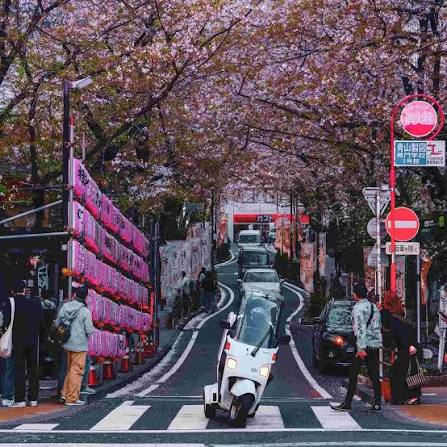
#> input picture source code/percobaan/bg.jpg, 447 x 447 px, given in place of the camera
$ python percobaan3.py
#> lines starting #> are read from the running program, lines starting #| are printed output that depends on the picture; after the words box and inside, x2 and y2 are one past the last pixel; in counts of white or black regions, pixels touching at a corner belong together
#Example 7.3 Color Detection
# pyrefly: ignore [missing-import]
import cv2
import numpy as np
def callback(x):
    pass
cap = cv2.VideoCapture(0)
cv2.namedWindow('HSV Color')
# create trackbars for HSV color
cv2.createTrackbar('H0','HSV Color',0,179,callback)
#> slider 'H0' is set to 59
cv2.createTrackbar('H1','HSV Color',179,179,callback)
cv2.createTrackbar('S0','HSV Color',0,255,callback)
#> slider 'S0' is set to 85
cv2.createTrackbar('S1','HSV Color',255,255,callback)
cv2.createTrackbar('V0','HSV Color',0,255,callback)
#> slider 'V0' is set to 85
cv2.createTrackbar('V1','HSV Color',255,255,callback)

while(1):
    ret, frame = cap.read()
#> frame is the input picture: shape (447, 447, 3); mean B, G, R 91.2, 79.7, 94.7
    h0 = cv2.getTrackbarPos('H0', 'HSV Color')
    h1 = cv2.getTrackbarPos('H1', 'HSV Color')
    s0 = cv2.getTrackbarPos('S0', 'HSV Color')
    s1 = cv2.getTrackbarPos('S1', 'HSV Color')
    v0 = cv2.getTrackbarPos('V0', 'HSV Color')
    v1 = cv2.getTrackbarPos('V1', 'HSV Color')

    hsv = cv2.cvtColor(frame, cv2.COLOR_BGR2HSV)
#> hsv: shape (447, 447, 3); mean H, S, V 115, 73.7, 103.1
    cv2.imshow('HSV', hsv)
    lower = np.array([h0, s0, v0])
    higher = np.array([h1, s1, v1])
    mask = cv2.inRange(hsv, lower, higher)
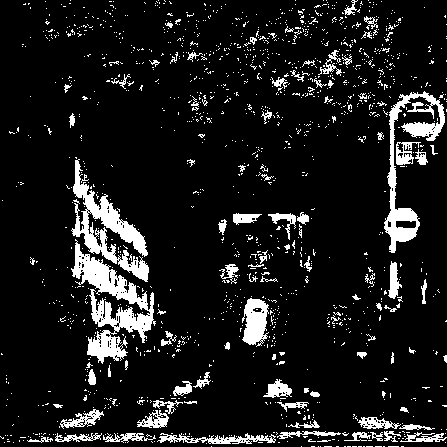
#> mask: shape (447, 447); 10.5% white; 1424 white regions (1330 under 20 px), largest, box (x1, y1, x2, y2) and area: (71, 239, 156, 364) 3650, (71, 159, 149, 282) 2814, (384, 91, 445, 253) 2437
    frame = cv2.bitwise_and(frame, frame, mask=mask)
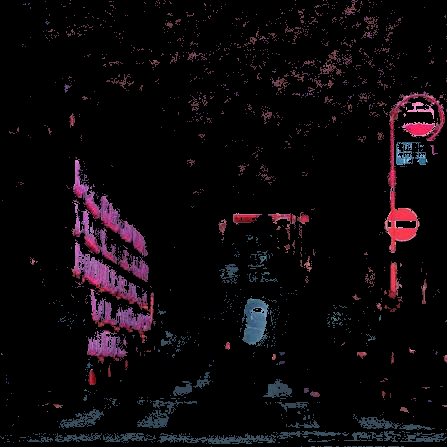
#> frame: shape (447, 447, 3); mean B, G, R 10.7, 7.7, 12.1

    cv2.imshow('frame', frame)
    if(cv2.waitKey(1) & 0xFF == ord('q')):
#> (key q is pressed here)
        break
cv2.destroyAllWindows()
cap.release()

$ run again, on source code/percobaan/blueberrys.jpeg
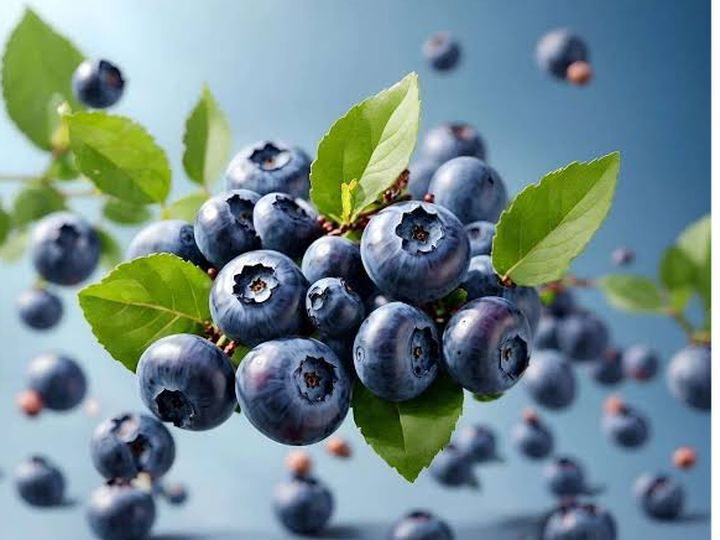
#> input picture source code/percobaan/blueberrys.jpeg, 720 x 540 px, given in place of the camera
#> frame is the input picture: shape (540, 720, 3); mean B, G, R 140.5, 138.9, 114.9
#> hsv: shape (540, 720, 3); mean H, S, V 91.9, 102.8, 157.7
#> `mask = cv2.inRange(hsv, lower, higher)`:
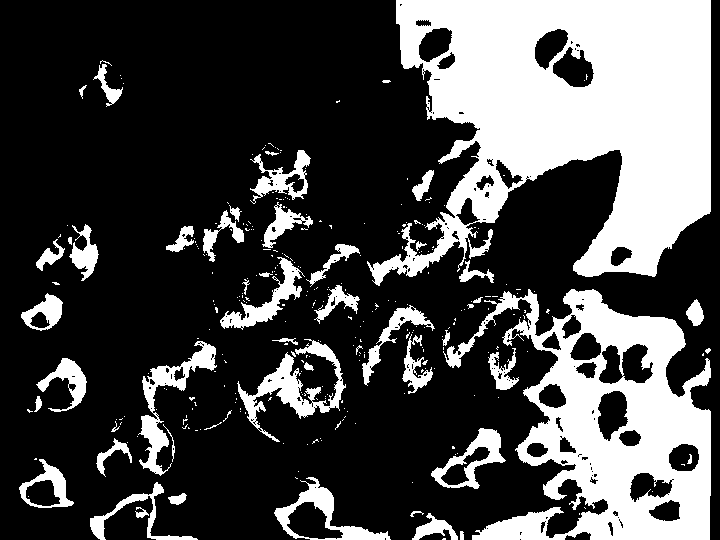
#> mask: shape (540, 720); 29.1% white; 303 white regions (250 under 20 px), largest, box (x1, y1, x2, y2) and area: (367, 0, 711, 286) 57891, (443, 289, 711, 540) 30374, (237, 339, 346, 442) 2906
#> `frame = cv2.bitwise_and(frame, frame, mask=mask)`:
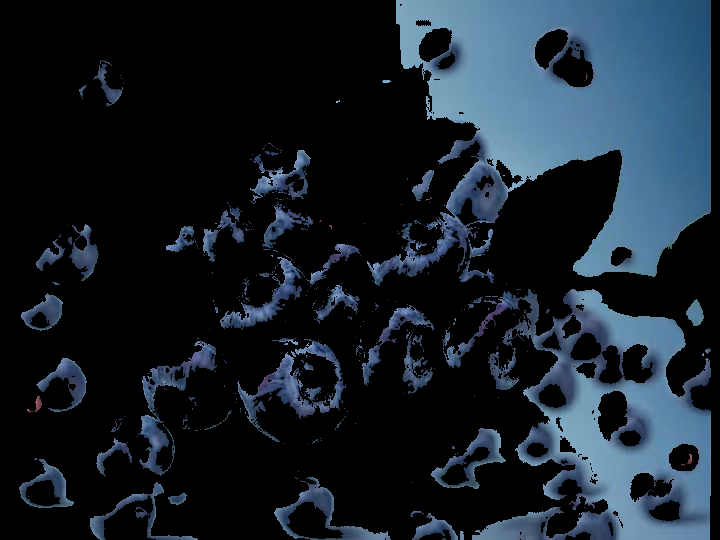
#> frame: shape (540, 720, 3); mean B, G, R 42.1, 32.9, 23.3
